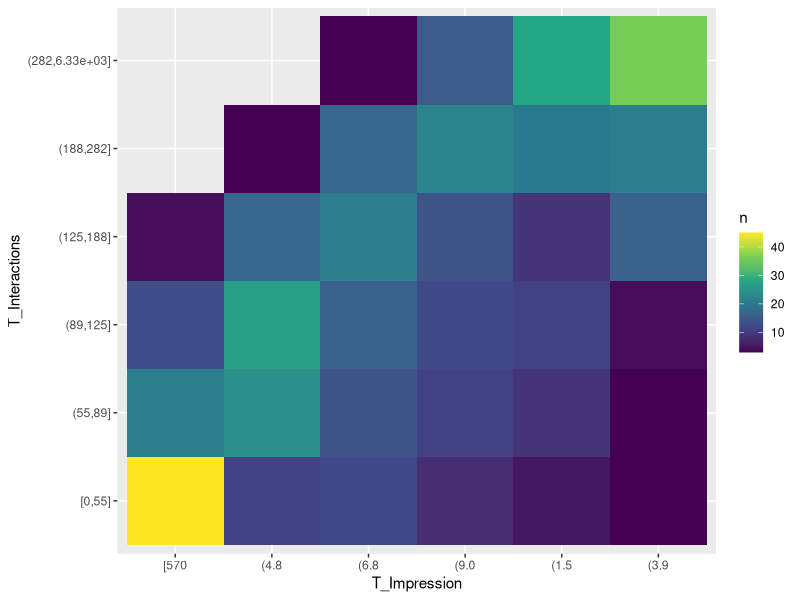
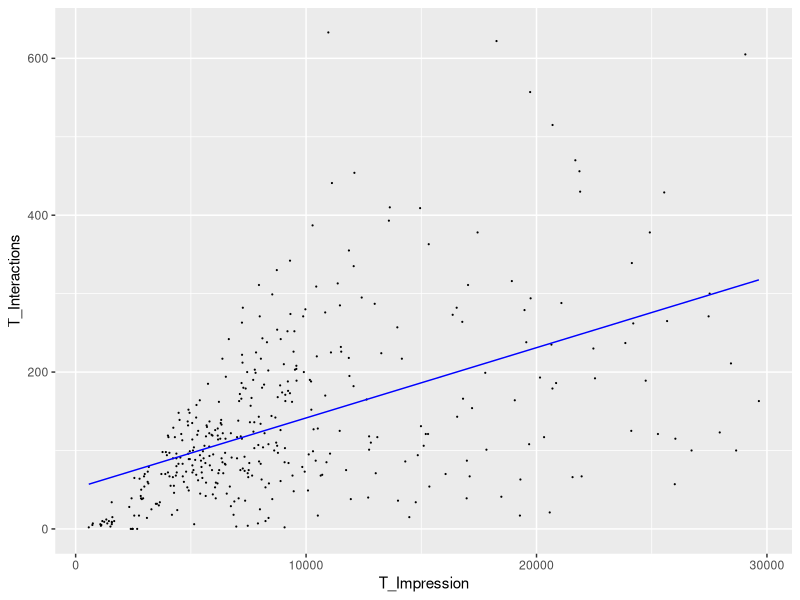
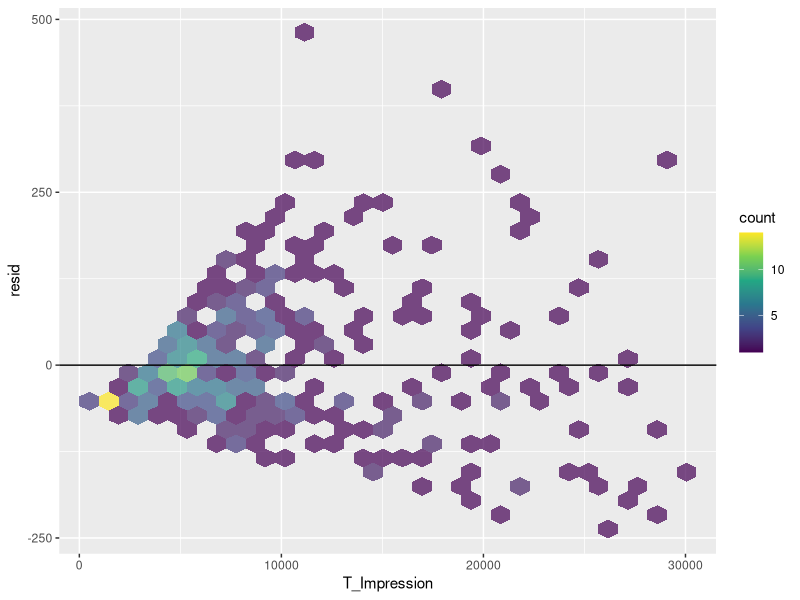
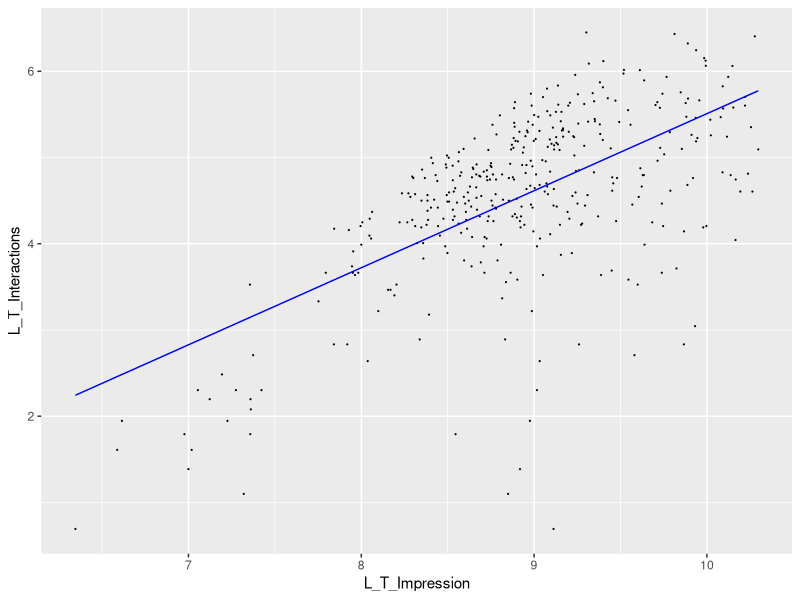
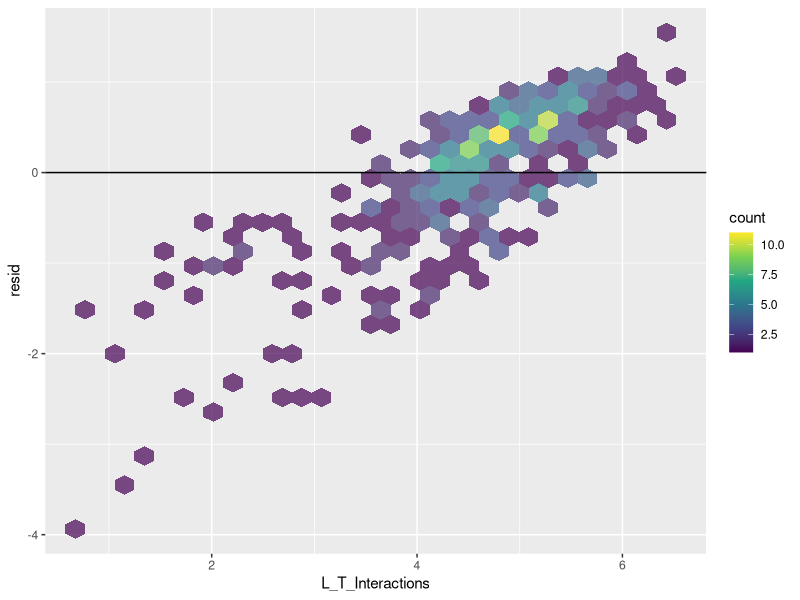

Write the R code that produced these figures, in order.
## ---- chunk 1
knitr::opts_chunk$set(echo = TRUE)
## ---- chunk 2
#loading packages and dataset
suppressPackageStartupMessages(library(tidyverse))
suppressPackageStartupMessages(library(modelr))
fb <- read_delim("dataset_Facebook.csv", delim = ";")
fb <- fb[complete.cases(fb), ]
## ---- chunk 3
# construct heatmap
fb %>% transmute(T_Impression = cut_number(T_Impression, 6), T_Interactions = cut_number(T_Interactions, 6)) %>% count(T_Impression, T_Interactions) %>% ggplot(aes(T_Impression, T_Interactions)) + geom_tile(aes(fill = n)) + scale_x_discrete(labels = abbreviate) + scale_fill_viridis_c()
## ---- chunk 4
# clean outliers
fb.clean <- fb %>% filter(T_Impression <= 30000)
# calculate percentage of datapoints considered
removedt <- (1 - nrow(fb.clean)/nrow(fb))*100
percentage_tibble <- tribble(~Variable, ~Percentage_Removed, "Overall", removedt)
(percentage_tibble)
## ---- chunk 5
# calculate OLS
m.ols <- lm(T_Interactions ~ T_Impression, data = fb.clean)
summary(m.ols)
round(confint(m.ols,level=0.95),6)
vcov(m.ols)
## ---- chunk 6
#plot OLS with predictions
ggplot(fb.clean %>% add_predictions(m.ols), aes(T_Impression, T_Interactions)) + geom_point(size = 0.1) + geom_line(aes(y=pred), color = "blue")
# plot residual
ggplot(fb.clean %>% add_residuals(m.ols), aes(T_Impression, resid))+geom_hex(alpha = 0.7)+geom_hline(aes(yintercept = 0))+scale_fill_viridis_c()
## ---- chunk 7
# log transform
logfb <- fb.clean %>% transmute(L_T_Interactions = log(T_Interactions), L_T_Impression = log(T_Impression)) %>% filter(!is.infinite(L_T_Interactions))
m.log <- lm(L_T_Interactions ~ L_T_Impression, data = logfb)
summary(m.log)
## ---- chunk 8
# plot log with predictions
ggplot(logfb %>% add_predictions(m.log), aes(L_T_Impression, L_T_Interactions)) + geom_point(size = 0.1) + geom_line(aes(y=pred), color = "blue")
# plot residual
ggplot(logfb %>% add_residuals(m.log), aes(L_T_Interactions, resid))+geom_hex(alpha = 0.7)+geom_hline(aes(yintercept = 0))+scale_fill_viridis_c()
